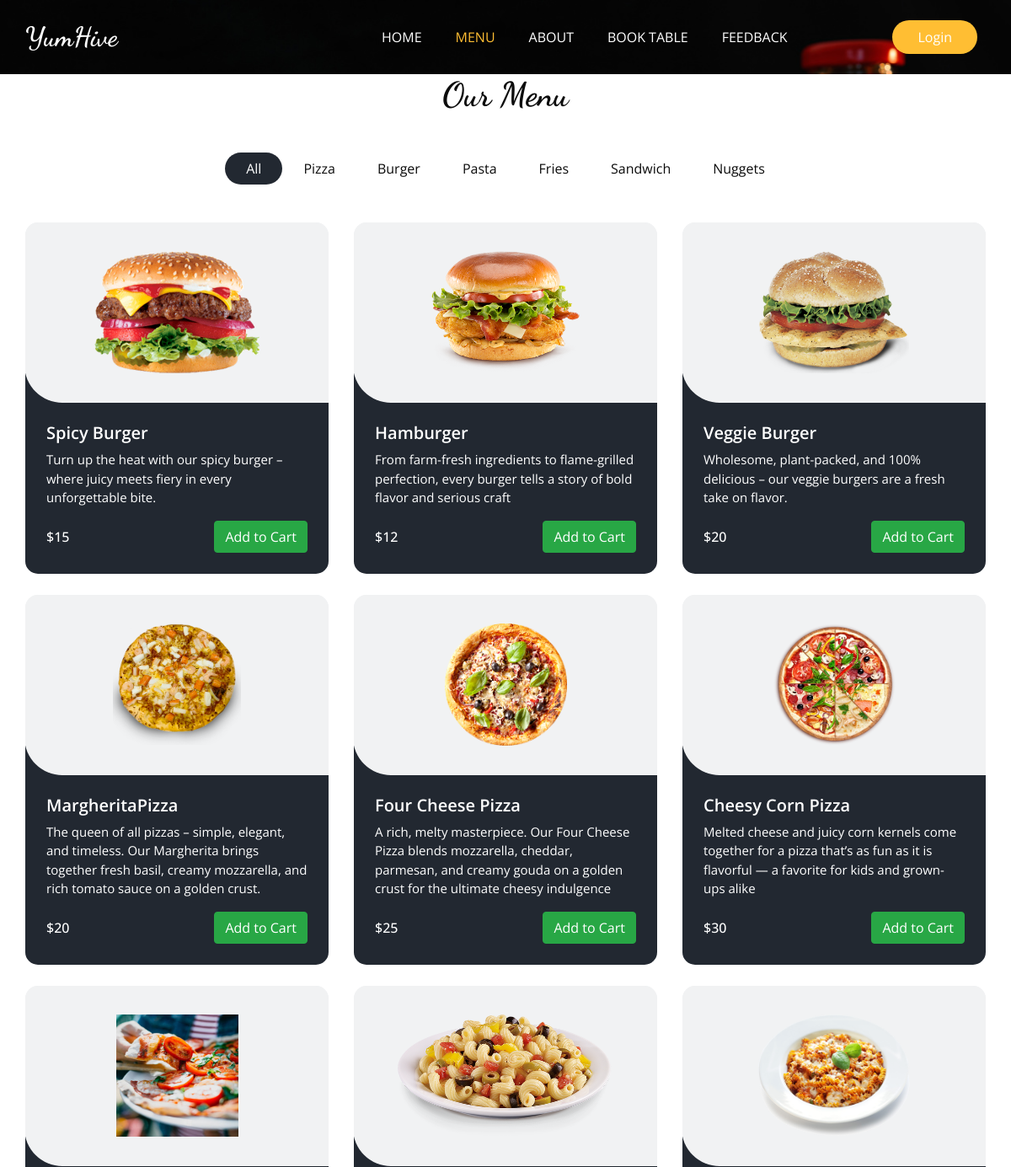
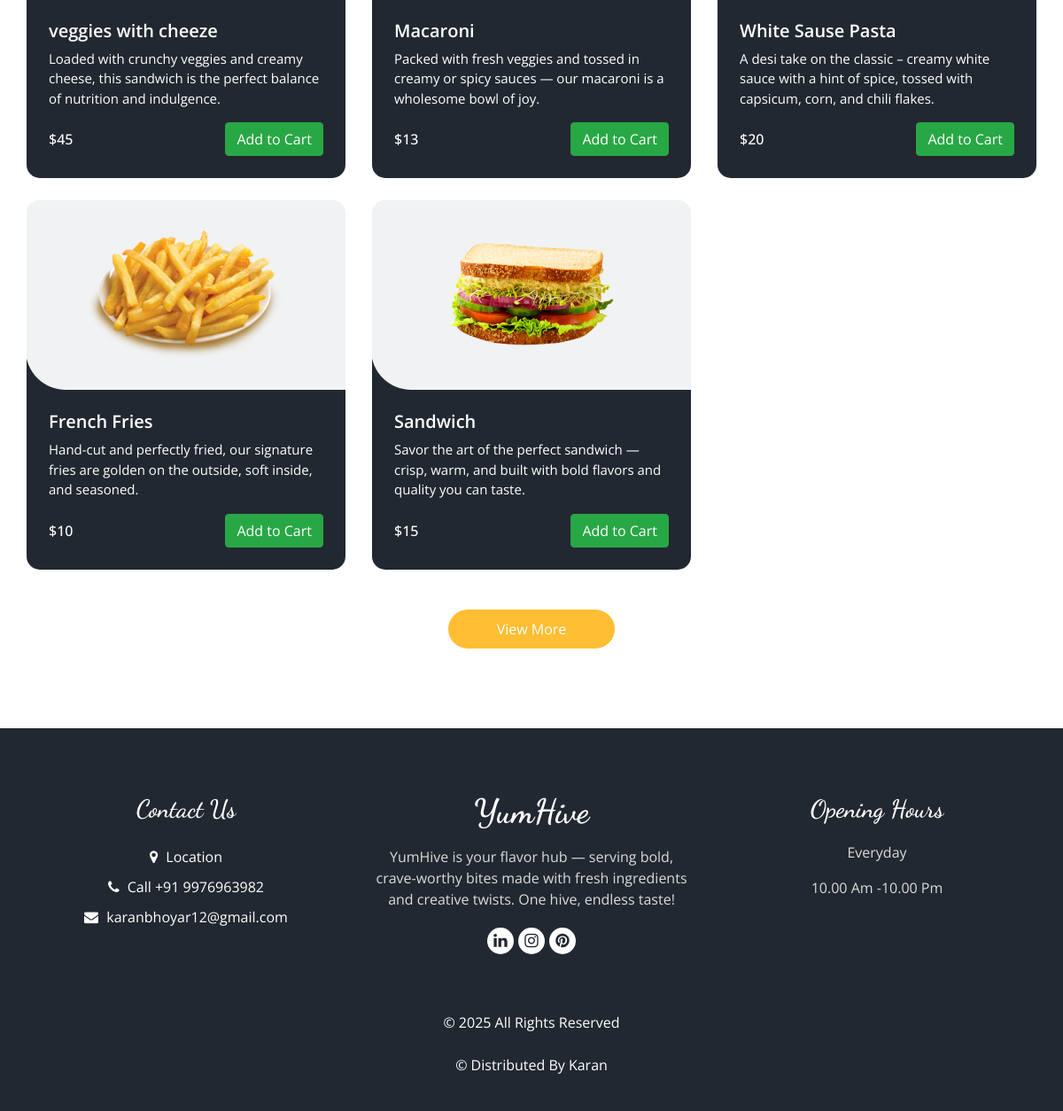
The app's page /menu/ with its own data (2 pictures, top to bottom).
### Base_App/models.py (models this page shows, shortened)
class ItemList(models.Model):
    Category_name = models.CharField(max_length=15)
    def __str__(self):
        return self.Category_name

class Items(models.Model):
    Item_name = models.CharField(max_length=40)
    description = models.TextField(blank=False)
    Price = models.IntegerField()
    Category = models.ForeignKey(ItemList, related_name='Name', on_delete=models.CASCADE)
    Image = models.ImageField(upload_to='items/')

### Base_App/views.py (the view)
# urls.py: path('menu/', MenuView, name='Menu'),
def MenuView(request):
    items =  Items.objects.all()
    list = ItemList.objects.all()
    return render(request, 'menu.html', {'items': items, 'list': list})

### Template/menu.html (shortened to what this page needs)
{% extends "base.html" %}
{% block class %}class="sub_page"{% endblock class %}
{% block menu_status %}active{% endblock menu_status %}
{% load static %}
{% block main %}
  <section class="food_section layout_padding-bottom">
    <div class="container">
      <div class="heading_container heading_center">
        <h2>
          Our Menu
        </h2>
      </div>
      <ul class="filters_menu">
        <li class="active" data-filter="*">All</li>
        {% for i in list %}
        <li data-filter=".{{i.Category_name}}">{{i.Category_name}}</li>
        {% endfor %}
      </ul>
      <div class="filters-content">
        <div class="row grid">
          {% for j in items %}
          <div class="col-sm-6 col-lg-4 all {{j.Category}}">
            <div class="box">
              <div>
                <div class="img-box">
                  <img src="/media/{{j.Image}} " alt="{{j.Image}}">
                </div>
                <div class="detail-box">
                  <h5>
                    {{j.Item_name}}
                  </h5>
                  <p>
                    {{j.description}}
                  </p>
                  <div class="options">
                    <h6>
                      ${{j.Price}}
                    </h6>
                    <button class="btn btn-success add-to-cart" data-item-id="{{j.id}}" data-item-name="{{j.Item_name}}" data-item-price="{{j.Price}}">
                      Add to Cart
                    </button>
                  </div>
                </div>
              </div>
            </div>
          </div>
          {% endfor %}
        </div>
      </div>
      <div class="btn-box">
        <a href="">
          View More
        </a>
      </div>
    </div>
  </section>
{% endblock main %}

### Template/base.html (shortened to what this page needs)
<!DOCTYPE html>
<html>
{% load static %}
<head>
  <link rel="stylesheet" type="text/css" href="{% static 'css/bootstrap.css' %}" />
  <link rel="stylesheet" type="text/css" href="https://cdnjs.cloudflare.com/ajax/libs/OwlCarousel2/2.3.4/assets/owl.carousel.min.css" />
  <link rel="stylesheet" href="https://cdnjs.cloudflare.com/ajax/libs/jquery-nice-select/1.1.0/css/nice-select.min.css" />
  <link href="{% static 'css/font-awesome.min.css' %}" rel="stylesheet" />
  <link href="{% static 'css/style.css' %}" rel="stylesheet" />
  <link href="{% static 'css/responsive.css' %}" rel="stylesheet" />
</head>
<body {% block class %}{% endblock class %}>
  <div class="hero_area">
    <div class="bg-box">
      <img src="{% static 'images/11.jpg' %}" alt="">
    </div>
    <header class="header_section">
      <div class="container">
        <nav class="navbar navbar-expand-lg custom_nav-container ">
          <a class="navbar-brand" href="{% url "Home" %}">
            <span>
              YumHive
            </span>
          </a>
          <div class="collapse navbar-collapse" id="navbarSupportedContent">
            <ul class="navbar-nav  mx-auto ">
              <li class="nav-item {% block home_status %}{% endblock home_status %}">
                <a class="nav-link" href="{% url "Home" %}">Home <span class="sr-only">(current)</span></a>
              </li>
              <li class="nav-item {% block menu_status %}{% endblock menu_status %}">
                <a class="nav-link " href="{% url "Menu" %}">Menu</a>
              </li>
              <li class="nav-item {% block about_status %}{% endblock about_status %}">
                <a class="nav-link" href="{% url "About" %}">About</a>
              </li>
              <li class="nav-item {% block table_status %}{% endblock table_status %}">
                <a class="nav-link" href="{% url "Book_Table" %}">Book Table</a>
              </li>
              <li class="nav-item {% block feedback_status %}{% endblock feedback_status %}">
                <a class="nav-link" href="{% url "Feedback_Form" %}">Feedback</a>
              </li>
            </ul>
            <div class="user_option">
              <div class="user_option">
                {% if user.is_authenticated %}
                  <span style="background-color: #f8c6c6; color: #000; padding: 5px 10px; border-radius: 5px; font-weight: bold;">
                    {{ user.username }}
                  </span>
                  <a href="{% url 'logout' %}" class="btn btn-secondary">Logout</a>
                  <button id="cart-button" class="btn btn-primary">
                    <i class="fa fa-shopping-cart"></i> Cart
                  </button>
                {% else %}
                  <a href="{% url 'login' %}" class="btn order_online">Login</a>
                {% endif %}
              </div>
            </div>
          </div>
        </nav>
      </div>
    </header>
  </div>
 {% block main %}{% endblock main %}
  <footer class="footer_section">
    <div class="container">
      <div class="row">
        <div class="col-md-4 footer-col">
          <div class="footer_contact">
            <h4>
              Contact Us
            </h4>
            <div class="contact_link_box">
              <a href="">
                <i class="fa fa-map-marker" aria-hidden="true"></i>
                <span>
                  Location
                </span>
              </a>
              <a href="">
                <i class="fa fa-phone" aria-hidden="true"></i>
                <span>
                  Call +91 9976963982
                </span>
              </a>
              <a href="">
                <i class="fa fa-envelope" aria-hidden="true"></i>
                <span>
                  karanbhoyar12@gmail.com
                </span>
              </a>
            </div>
          </div>
        </div>
        <div class="col-md-4 footer-col">
          <div class="footer_detail">
            <a href="" class="footer-logo">
              YumHive
            </a>
            <p>
            YumHive is your flavor hub — serving bold, crave-worthy bites made with fresh ingredients and creative twists. One hive, endless taste!
            </p>
            <div class="footer_social">
              <a href="https://www.linkedin.com/in/karan-bhoyar-234514259">
                <i class="fa fa-linkedin" aria-hidden="true"></i>
              </a>
              <a href="https://instagram.com/karan_bhoyar_2111">
                <i class="fa fa-instagram" aria-hidden="true"></i>
              </a>
              <a href="">
                <i class="fa fa-pinterest" aria-hidden="true"></i>
              </a>
            </div>
          </div>
        </div>
        <div class="col-md-4 footer-col">
          <h4>
            Opening Hours
          </h4>
          <p>
            Everyday
          </p>
          <p>
            10.00 Am -10.00 Pm
          </p>
        </div>
      </div>
      <div class="footer-info">
        <p>
          &copy; <span id="displayYear"></span> All Rights Reserved
          <a href="https://html.design/"></a><br><br>
          &copy;  Distributed By
          <a href="https://www.linkedin.com/in/karan-bhoyar-234514259" target="_blank">Karan</a>
        </p>
      </div>
    </div>
  </footer>
</body>
</html>

### Static/css/responsive.css (style rules this page uses)
@media (min-width: 1200px) { .container { max-width: 1170px; } }

### records on screen
ItemList: Category_name "Pizza"
ItemList: Category_name "Burger"
ItemList: Category_name "Pasta"
ItemList: Category_name "Fries"
ItemList: Category_name "Sandwich"
ItemList: Category_name "Nuggets"
Items: Image (picture), Item_name "Spicy Burger", description "Turn up the heat with our spicy burger – where juicy meets fiery in every unforgettable bite.", Price "15"
Items: Image (picture), Item_name "Hamburger", description "From farm-fresh ingredients to flame-grilled perfection, every burger tells a story of bold flavor and serious craft", Price "12"
Items: Image (picture), Item_name "Veggie Burger", description "Wholesome, plant-packed, and 100% delicious – our veggie burgers are a fresh take on flavor.", Price "20"
Items: Image (picture), Item_name "MargheritaPizza", description "The queen of all pizzas – simple, elegant, and timeless. Our Margherita brings together fresh basil, creamy mozzarella, and rich tomato sauce on a golden crust.", Price "20"
Items: Image (picture), Item_name "Four Cheese Pizza", description "A rich, melty masterpiece. Our Four Cheese Pizza blends mozzarella, cheddar, parmesan, and creamy gouda on a golden crust for the ultimate cheesy indulgence", Price "25"
Items: Image (picture), Item_name "Cheesy Corn Pizza", description "Melted cheese and juicy corn kernels come together for a pizza that’s as fun as it is flavorful — a favorite for kids and grown-ups alike", Price "30"
Items: Image (picture), Item_name "veggies with cheeze", description "Loaded with crunchy veggies and creamy cheese, this sandwich is the perfect balance of nutrition and indulgence.", Price "45"
Items: Image (picture), Item_name "Macaroni", description "Packed with fresh veggies and tossed in creamy or spicy sauces — our macaroni is a wholesome bowl of joy.", Price "13"
Items: Image (picture), Item_name "White Sause Pasta", description "A desi take on the classic – creamy white sauce with a hint of spice, tossed with capsicum, corn, and chili flakes.", Price "20"
Items: Image (picture), Item_name "French Fries", description "Hand-cut and perfectly fried, our signature fries are golden on the outside, soft inside, and seasoned.", Price "10"
Items: Image (picture), Item_name "Sandwich", description "Savor the art of the perfect sandwich — crisp, warm, and built with bold flavors and quality you can taste.", Price "15"
